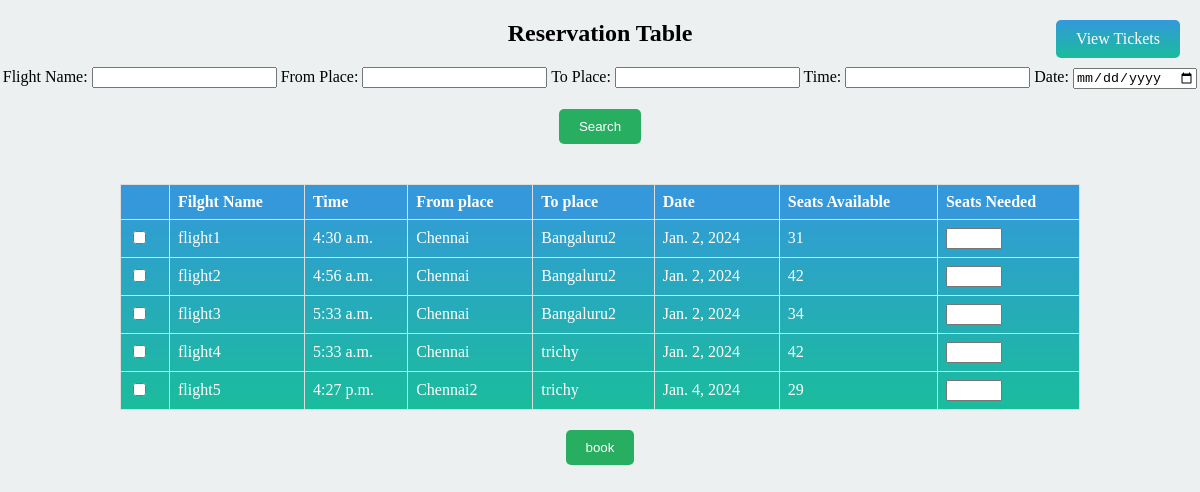
/book, run on an earlier commit of the app's database.
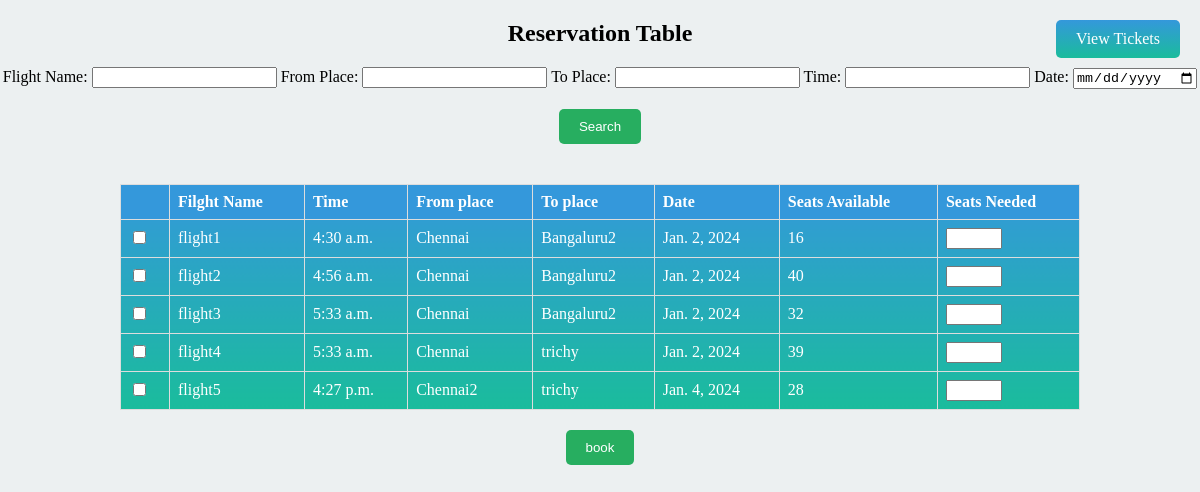
And on a later commit of the database.
### booking/models.py (models this page shows)
class flightdeatils(models.Model):
    name=models.CharField(max_length=2080)
    refno=models.CharField(max_length=2080,default='123')
    time=models.TimeField()
    fromp=models.CharField(max_length=2080)
    top=models.CharField(max_length=2080)
    date=models.DateField()
    seats=models.IntegerField()

### booking/views.py (the view, shortened to what this page needs)
# urls.py: path('book',views.book),
def book(request):
    try:
        global user1
        id=request.POST.getlist('id')
        tic=request.POST.getlist('tickets')
        d={}
        j=0
        for i in tic:
            if i=='':
                continue
            d[id[j]]=i
            j+=1
        j=0
        flight.save()
        return viewtickets(request)
    except Exception as e:
        print(e)
        flights=flightdeatils.objects.all().values()
        return render(request,'Bookings.html',{'details':flights})

### booking/templates/Bookings.html (shortened to what this page needs)
<!DOCTYPE html>
<html lang="en">
<head>
</head>
<body>
    <h2 style="text-align: center;">Reservation Table</h2>
    <a class="view-tickets" href="viewticket/">View Tickets</a>
<form action="search" method="post">
    <label for="flightName">Flight Name:</label>
    <input type="text" id="flightName" name="flightName">
    <label for="fromPlace">From Place:</label>
    <input type="text" id="fromPlace" name="fromPlace">
    <label for="toPlace">To Place:</label>
    <input type="text" id="toPlace" name="toPlace">
    <label for="time">Time:</label>
    <input type="text" id="time" name="time">
    <label for="date">Date:</label>
    <input type="date" min="{{ yesterday }}" id="date" name="date">
    <button type="submit">Search</button>
</form>
<table>
    <form action='book' method='post'>
    <thead>
        <tr>
            <th></th>
            <th>Filght Name</th>
            <th>Time</th>
            <th>From place</th>
            <th>To place</th>
            <th>Date</th>
            <th>Seats Available</th>
            <th>Seats Needed</th>
        </tr>
    </thead>
    <tbody>
        {% for i in details %}
        <tr>
            <td><input type="checkbox" name='id' value={{i.id}}></td>
            <td>{{i.name}}</td>
            <td>{{i.time}}</td>
            <td>{{i.fromp}}</td>
            <td>{{i.top}}</td>
            <td>{{i.date}}</td>
            <td>{{i.seats}}</td>
            <td><input type="number" name='tickets' min=0 max={{i.seats}}></td>
        </tr>
        {% endfor %}
    </tbody>
</table>
<button>book</button>
</body>
</html>

### booking/templates/Bookings.html (style rules this page uses)
body { display: flex; align-items: center; flex-direction: column; height: 100vh; margin: 0; background-color: #ecf0f1; }
table { border-collapse: collapse; width: 80%; background: linear-gradient(to bottom, #3498db, #1abc9c); color: white; margin-top: 20px; }
th, td { border: 1px solid #dddddd; text-align: left; padding: 8px; }
th { background-color: #3498db; }
h2 { text-align: center; }
button { background-color: #27ae60; color: white; padding: 10px 20px; border: none; border-radius: 5px; cursor: pointer; margin-top:20px; }
form { text-align: center; margin-bottom: 20px; }
.view-tickets { background: linear-gradient(to bottom, #3498db, #1abc9c); color: white; padding: 10px 20px; border-radius: 5px; cursor: pointer; text-decoration: none; position: absolute; top: 20px; right: 20px; }

What changed in the data, as far as the page shows it:
changed flightdeatils "flight1": seats "31" → "16"
changed flightdeatils "flight2": seats "42" → "40"
changed flightdeatils "flight3": seats "34" → "32"
changed flightdeatils "flight4": seats "42" → "39"
changed flightdeatils "flight5": seats "29" → "28"
